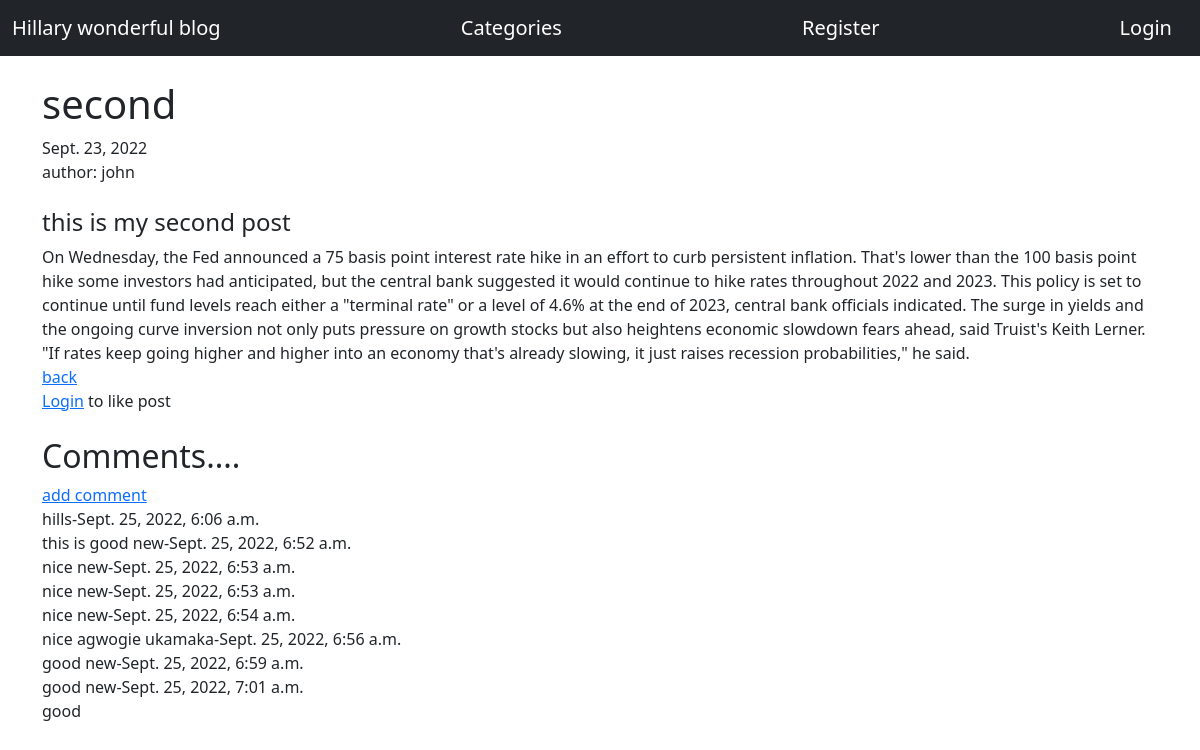
The app's page /article/2 with its own data.
### blog_apps/models.py (models this page shows, shortened)
class Post(models.Model):
    title = models.CharField(max_length=1000)
    author = models.ForeignKey(User, on_delete=models.CASCADE)
    body = models.TextField()
    post_date = models.DateField(auto_now_add=True)
    category = models.CharField(max_length=1000, default='coding')
    likes = models.ManyToManyField(User, related_name='blog_post')
    def likes_count(self):
        return self.likes.count()

class Comment(models.Model):
    post = models.ForeignKey(Post, related_name='comments',on_delete=models.CASCADE)
    name = models.CharField(max_length=255)
    body = models.TextField()
    date_added = models.DateTimeField(auto_now_add=True)

### blog_apps/views.py (the view)
# urls.py: path('article/<int:pk>', Article.as_view(), name='article'),
class Article(DetailView):
    model = Post
    template_name = 'blog_apps/article.html'
    def get_context_data(self,*args, **kwargs):
        likes = get_object_or_404(Post, id=self.kwargs['pk'])
        context = super(Article, self).get_context_data(*args, **kwargs)
        likes_total = likes.likes_count()
        liked = False
        if likes.likes.filter(id=self.request.user.id).exists():
            liked = True
        context['total_likes'] = likes_total
        context['liked'] = liked
        return context

### templates/blog_apps/article.html (shortened to what this page needs)
{% extends 'blog_apps/base.html' %}
{% block content %}
<h1>{{object.title}}</h1>
{{object.post_date}}
<br>
author: {{object.author}}
<br>
<br>
{{object.body|safe}}
<br>
<a href="{% url 'home' %}">back</a>
<br>
{% if user.is_authenticated %}
<form action="{% url 'likes' object.pk %}" method="POST">
{% csrf_token %}
    {% if liked %}
    <button type="submit" name="post_id" value="{{object.id}}">Unlike</button> - {{total_likes}} likes
    {% else %}
    <button type="submit" name="post_id" value="{{object.id}}">Like</button> - {{total_likes}} likes
    {% endif %}
</form>
{% else %}
<a href="{% url 'login' %}">Login</a> to like post
{% endif %}
<br>
<br>
<h2>Comments....</h2>
{% if not post.comments.all %}
no comment yet....
<br>
<a href="{% url 'addcomment' object.pk %}">add comment</a>
{% else %}
<a href="{% url 'addcomment' object.pk %}">add comment</a>
<br>
{% for comment in post.comments.all %}
{{comment.name}}-{{comment.date_added}}
<br>
{{comment.body}}
{% endfor %}
{% endif %}
{% endblock %}

### templates/blog_apps/base.html (shortened to what this page needs)
<!doctype html>
<html lang="en">
  <head>
    <link href="https://cdn.jsdelivr.net/npm/bootstrap@5.0.2/dist/css/bootstrap.min.css" rel="stylesheet">
  </head>
  <body>
  <nav class="navbar navbar-dark bg-dark">
  <div class="container-fluid">
    {% if user.is_authenticated %}
    <a class="navbar-brand" href="{% url 'home' %}">Hillary wonderful blog</a>
    <a class="navbar-brand" href="{% url 'category_listview' %}">Categories</a>
    <a class="navbar-brand" href="{% url 'addpost' %}">Add new post</a>
    <a class="navbar-brand" href="{% url 'addcategory' %}">Add new category</a>
    <a class="navbar-brand" href="{% url 'logout' %}">Logout</a>
    {% else %}
    <a class="navbar-brand" href="{% url 'home' %}">Hillary wonderful blog</a>
    <a class="navbar-brand" href="{% url 'category_listview' %}">Categories</a>
    <a class="navbar-brand" href="{% url 'register' %}">Register</a>
    <a class="navbar-brand" href="{% url 'login' %}">Login</a>
    {% endif %}
  </div>
</nav>
  <br>
  <div class="container">
    {% block content %}
{% endblock %}
      </div>
  </body>
</html>

### records on screen
Post: title "second", post_date "Sept. 23, 2022", author "john", body "this is my second post On Wednesday, the Fed announced a 75 basis point interest rate hike in an effort to curb persistent inflation. That's lower than the 100 basis point hike some investors had anticipated, but the central bank suggested it would continue to hike rates throughout 2022 and 2023. This policy is set to continue until fund levels reach either a \"terminal rate\" or a level of 4.6% at the end of 2023, central bank officials indicated. The surge in yields and the ongoing curve inversion not only puts pressure on growth stocks but also heightens economic slowdown fears ahead, said Truist's Keith Lerner. \"If rates keep going higher and higher into an economy that's already slowing,…"
Comment: name "hills", date_added "Sept. 25, 2022, 6:06 a.m.", body "this is good"
Comment: name "new", date_added "Sept. 25, 2022, 6:52 a.m.", body "nice"
Comment: name "new", date_added "Sept. 25, 2022, 6:53 a.m.", body "nice"
Comment: name "new", date_added "Sept. 25, 2022, 6:53 a.m.", body "nice"
Comment: name "new", date_added "Sept. 25, 2022, 6:54 a.m.", body "nice"
Comment: name "agwogie ukamaka", date_added "Sept. 25, 2022, 6:56 a.m.", body "good"
Comment: name "new", date_added "Sept. 25, 2022, 6:59 a.m.", body "good"
Comment: name "new", date_added "Sept. 25, 2022, 7:01 a.m.", body "good"
